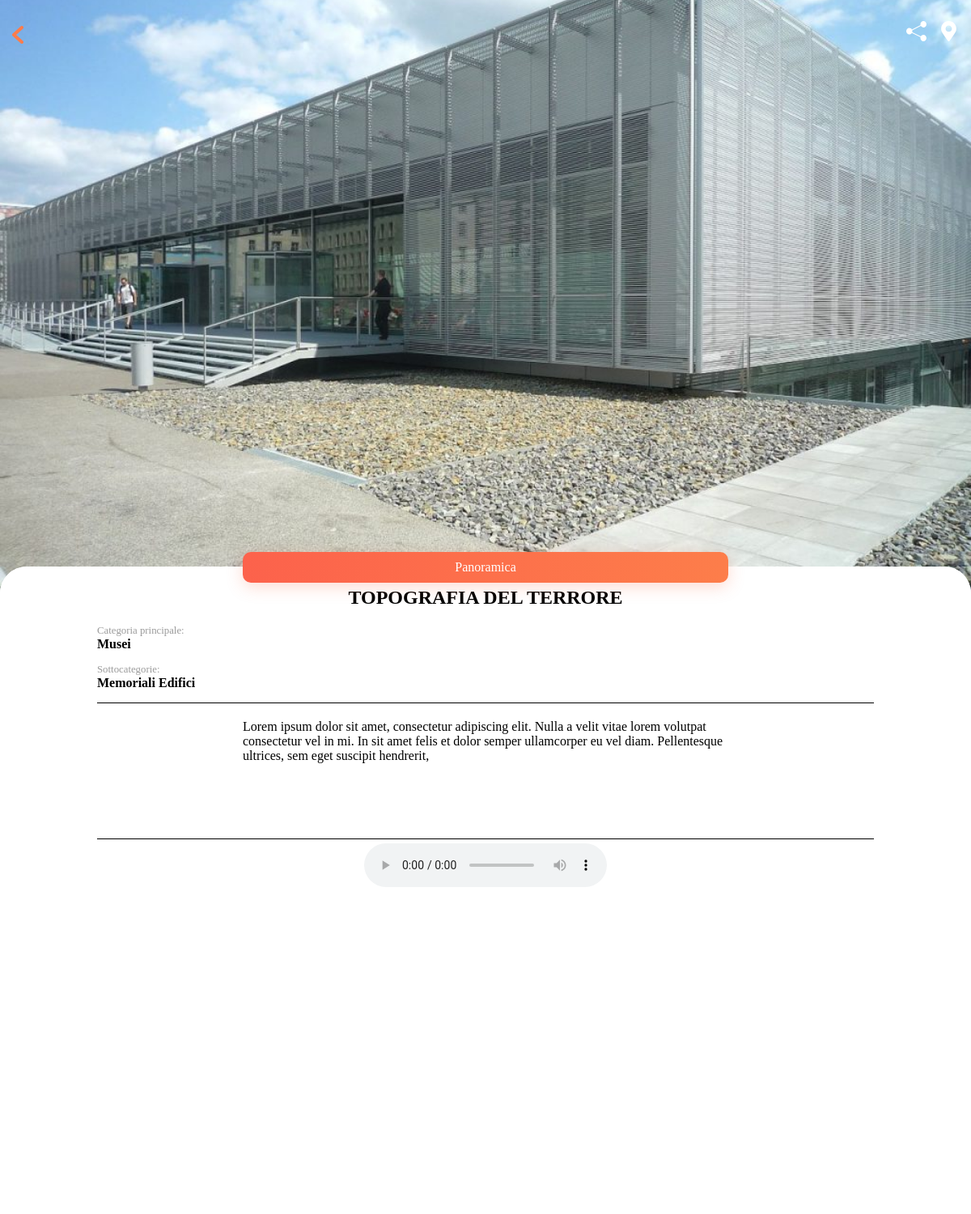
The page /ldi.php?ldi=4 on the database its author committed.
### tables this page shows
CREATE TABLE ldi(
    `id` int PRIMARY KEY AUTO_INCREMENT,
    `name` varchar(255),
    `description` varchar(255),
    `registrationDate` timestamp,
    `lon` varchar(255),
    `lat` varchar(255),
    `image` varchar(255),
    `audio` varchar(255),
    `maintipo` int NOT NULL REFERENCES tipo(id)
);

CREATE TABLE tipo(
    `id` int PRIMARY KEY AUTO_INCREMENT,
    `description` varchar(255),
    `name` varchar(255),
    `image` varchar(255)
);

CREATE TABLE tipo_ldi(
    `ldi_id` int REFERENCES ldi(id),
    `tipo_id` int REFERENCES tipo(id),
    PRIMARY KEY (`ldi_id`, `tipo_id`)
);

### ldi.php (the view, shortened to what this page needs)
<?php
    $conn = new mysqli("localhost", "root", "");
    $conn->query("USE my_visitberlin");
    if(empty($_GET["ldi"])){
        header("Location: index.php");
    }
    else{
        $query = "SELECT * FROM ldi WHERE ldi.id = ".$_GET["ldi"];
        $result = $conn->query($query);
        $ldi = $result->fetch_assoc();
        $query = "SELECT * FROM tipo WHERE tipo.id = ".$ldi["maintipo"];
        $result1 = $conn->query($query);
        $tipo = $result1->fetch_assoc();
    }
?>
<!DOCTYPE html>
<html lang="it">
            <head>
    <link rel="stylesheet" href="css/components.css">
    <link rel="stylesheet" href="css/ldi.css">
</head>
    <body style="background-image:url('assets/berlinPhotosProva/<?php echo $ldi["image"]?>');">
    <div class="outerTopDiv">
            <a href="<?php  echo $_SESSION["prevPage"]?>"><img src="assets/icon/back.svg" alt="" class="backIcon"></a>
        <div class="topDiv">
            <a href="#" id="share"><img src="assets/icon/share.svg" style="height: 25px; width: 25px;" alt=""></a>
            <a href="map.php?ldi=<?php  echo $_GET["ldi"];?>" ><img src="assets/mapsIcon/noImgWhite.svg" style="height: 25px; width: 25px;" alt=""></a>
        </div>
    </div>
    <div class="hid-box">
            <div class="open">
                <span>Panoramica</span>
            </div>
        <div class="box">
            <div class="titleDiv">
                <h2><?php echo strtoupper($ldi["name"])?></h2>
            </div>
            <div class="infoDiv">
                <div>
                    <span class="smallTitle">Categoria principale:</span>
                    <span> <b><?php echo $tipo["name"]?></b></span>
                </div>
                <div>
                    <?php
                        $querySot = "SELECT * FROM tipo_ldi, tipo  WHERE tipo_ldi.tipo_id = tipo.id AND  tipo_ldi.ldi_id = '".$_GET["ldi"]."' AND tipo_ldi.tipo_id != '".$ldi["maintipo"]."'";
                        $resultSot = $conn->query($querySot);
                        if($resultSot->num_rows > 0){
                            echo '<span class="smallTitle">Sottocategorie:</span>
                                    <span>';
                            while($row = $resultSot->fetch_assoc()){
                                echo '<b>'.$row["name"].'</b> ';
                            }
                            echo '</span>';
                        }
                    ?>
                </div>
            </div>
            <div class="titleDiv descriptionDiv">
                <span>
                    <?php echo $ldi["description"]?>
                </span>
            </div>
                <?php
                    if(!empty($ldi["audio"])){
                        echo '
                            <div class="titleDiv audioDiv">
                                <audio controls>
                                    <source src="assets/audioLdi/'.$ldi["audio"].'" type="audio/mpeg">
                                    <source src="assets/audioLdi/'.$ldi["audio"].'" type="audio/wav">
                                </audio>
                            </div>';
                    }
                ?>
        </div>
    </div>
    </body>
</html>

### css/components.css (style rules this page uses)
* { box-sizing: border-box; }
.backIcon { margin: 20px 0px 10px 5px; }

### css/ldi.css (style rules this page uses)
body { margin: 0; background-size: cover; background-repeat: no-repeat; background-position: center; height: 100vh; width: 100vw; overflow: hidden; }
.hid-box { background-color: white; top: calc(100vh - 100px); position: relative; transition: all .4s ease-out; height: 100%; border-radius: 33px 33px 0px 0px; }
.box { background-color: white; position: relative; transition: all .4s ease-out; height: 100%; border-radius: 33px 33px 0px 0px; }
.open { position: absolute; display: block; text-decoration: none; background: linear-gradient(270deg, #FD814A -12.71%, #FC5C4C 121.19%); color: white; left: 25vw; top: calc((-20px - 1rem) / 2); width: 50vw; border-radius: 10px; z-index: 101; display: flex; align-items: center; justify-content: space-around; padding: 10px 0px 10px 0px; box-shadow: 0px 5px 20px rgba(253, 113, 75, 0.25); }
.titleDiv { display: flex; align-items: center; justify-content: center; padding-top: 5px; }
.topDiv { display: flex; align-items: center; justify-content: flex-end; gap: 15px; height: 80px; }
.outerTopDiv { display: flex; align-items: center; justify-content: space-between; height: 80px; position: absolute; width: calc(100% - 15px); }
.backIcon { margin-left: 15px; z-index: 100000; }
.hid-box h2 { text-align: center; }
.audioDiv { width: 100%; }
.descriptionDiv { height: 21%; align-items: flex-start; border-bottom: 1px solid black; width: 80%; margin: auto; }
.descriptionDiv span { width: 80%; max-width: 75ch; margin-top: 15px; }
.infoDiv { display: flex; flex-direction: column; justify-content: center; align-items: center; border-bottom: 1px solid black; width: 80%; margin: auto; }
.infoDiv div { display: flex; flex-direction: column; justify-content: center; width: 100%; margin-bottom: 15px; }
.smallTitle { font-size: .8rem; color: #9b9b9b; }

### rows shown on the page
ldi: name "TOPOGRAFIA DEL TERRORE", description "Lorem ipsum dolor sit amet, consectetur adipiscing elit. Nulla a velit vitae lorem volutpat consectetur vel in mi. In sit amet felis et dolor semper ullamcorper eu vel diam. Pellentesque ultrices, sem eget suscipit hendrerit,"
tipo: name "Musei"
tipo_ldi: tipo.name "Memoriali"
tipo_ldi: tipo.name "Edifici"
